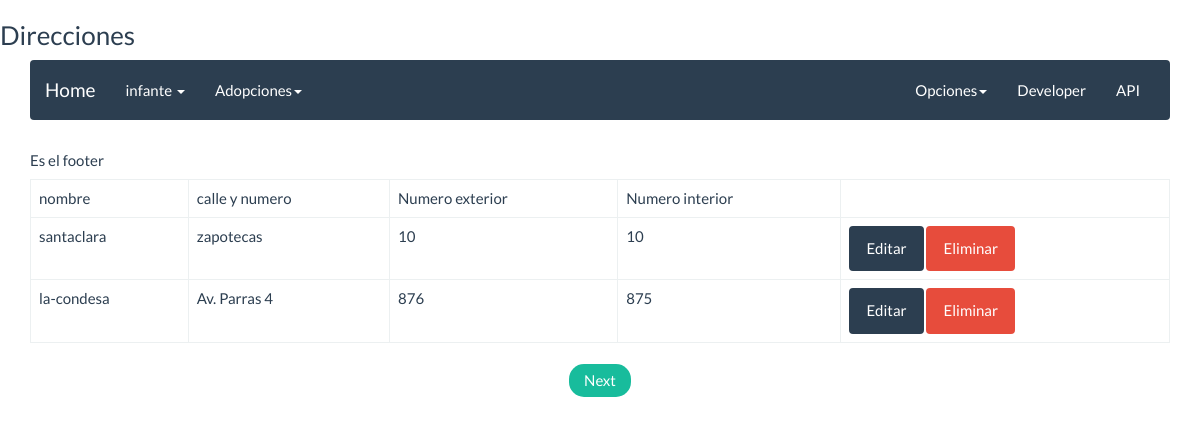
Page /direcciones/lista/ on the committed database.
### direccion/models.py (models this page shows, shortened)
class Colonia(models.Model):
    codigo_postal = models.CharField(
        max_length=11, default='', blank=False, null=False)
    nombre = models.CharField(
        'Colonia', max_length=300, default='', null=False, blank=False)
    municipio = models.CharField(
        'Delegacion o municipio', max_length=60, default='',
         blank=False, null=False)
    ciudad = models.CharField(
        'Ciudad', max_length=128, default='', blank=False, null=False)
    estado = models.CharField(
        'Estado', max_length=60, default='DF', blank=False, null=False)
    pais = models.CharField(
        'Pais', default='Mexico', max_length=300, blank=False, null=False)

class Direccion(Colonia):
    slug = models.SlugField(max_length=300)
    calle_y_numero = models.CharField(
        'Calle y numero', max_length=300, null=False, blank=False, default='',
         editable=False)
    calle = models.CharField(
        'Calle', max_length=220, null=False, blank=False, default='')
    numero_exterior = models.CharField(
        'Numero exterior', max_length=40, null=False, blank=False, default='')
    numero_interior = models.CharField(
        'Numero interior', max_length=40, null=False, blank=True, default='')
    longitud = models.DecimalField('Coordenadas UTM-E', max_digits=17,
        decimal_places=14, null=False, blank=True, default=0)
    latitud = models.DecimalField('Coordenadas UTM-N', max_digits=17,
        decimal_places=14, null=False, blank=True, default=0)
    enlace_mapa = models.URLField(blank=True, null=False, default='')
    creado_el = models.DateTimeField(default=datetime.now, editable=False)
    modificado_el = models.DateTimeField(auto_now_add=True)
    class Meta:
        verbose_name_plural = 'Direcciones'

### direccion/views.py (the view)
class DireccionListView(ListView):
    model = Direccion
    template_name = "direccion/direccion_list.html"
    paginate_by = 2

### templates/direccion/direccion_list.html (shortened to what this page needs)
{% extends 'base.html' %}
{% block header %}
	<h3>Direcciones</h3>
{% endblock header %}
{% block content %}
<table class="table table-bordered">
	<thead>
		<tr>
			<td>nombre</td>
			<td>calle y numero</td>
			<td>Numero exterior</td>
			<td>Numero interior</td>
		</tr>
	</thead>
	<tbody>
	{% if object_list %}
	{% for direccion in object_list %}
	<tr>
		<td>{{direccion.slug}}</td>
		<td>{{direccion.calle}}</td>
		<td>{{direccion.numero_exterior}}</td>
		<td>{{direccion.numero_interior}}</td>
		<td>
			<a class="btn btn-primary" href="{% url 'direcciones:direccion_editar' direccion.id%}">Editar</a>
			<a class="btn btn-danger" href="{% url 'direcciones:direccion_eliminar' direccion.id%}">Eliminar</a>
		</td>
	</tr>
	{% endfor %}
		{% else %}
		<h3>No hay direcciones</h3>
	{% endif %}
	</tbody>
</table>
<ul class="pager">
	<li>
		{% if page_obj.has_next %}
     	 <a href="?page={{ page_obj.next_page_number }}">Next</a>
    	{% endif %}
	</li>
</ul>
	{% endblock content %}

### rows in the picture
Direccion: slug "santaclara", calle "zapotecas", numero_exterior "10", numero_interior "10"
Direccion: slug "la-condesa", calle "Av. Parras 4", numero_exterior "876", numero_interior "875"
